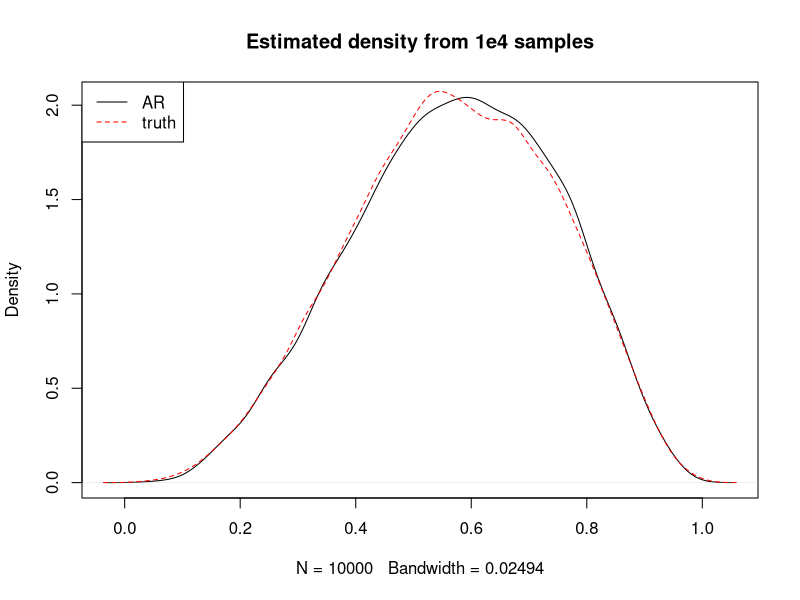
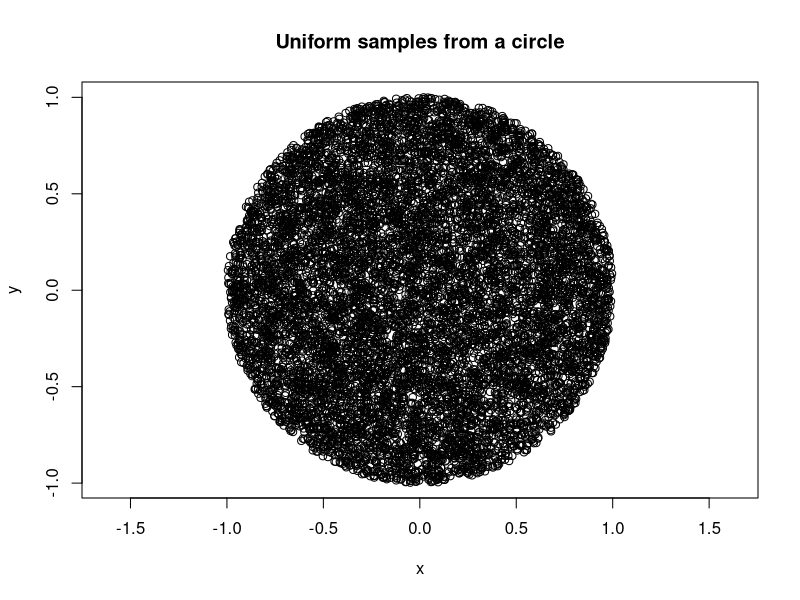

Reproduce these figures in R, in order.
# 1
#########################
## Accept-reject for
## Beta(4,3) distribution
## Using U(0,1) proposal
#########################
set.seed(1)
beta_ar <- function() 
{
  c <- 60 *(3/5)^3 * (2/5)^2 
  accept <- 0
  counter <- 0   # count the number of loop
  while(accept == 0)
  {
    counter <- counter + 1
    
    # fill in the lines of code here to implement
    # ...
    # ...
    U <- runif(1 ,0,1)
    prop <- runif(1,0,1)
    ratio <- dbeta(prop, 4 , 3) / (c * dunif(prop , 0 , 1))
    
    if(U <= ratio)
    {
      accept <- 1
      return(c(prop, counter))
    }
  }
}


### Obtaining 10^4 samples from Beta() distribution
N <- 1e4
samp <- numeric(length = N)
counts <- numeric(length = N)
for(i in 1:N)
{
  rep <- beta_ar()  ## fill in
    samp[i] <-  rep[1] ## fill in
    counts[i] <- rep[2] ## fill in
}

# Make a plot of the estimated density from the samples
# versus the true density
x <- seq(0, 1, length = 500)
plot(density(samp), main = "Estimated density from 1e4 samples")
lines(density(rbeta(1e4 , 4,3))   , col = "red", lty = 2) ## Complete this
legend("topleft", lty = 1:2, col = c("black", "red"), legend = c("AR", "truth"))

# This is c
(c <- 60 *(3/5)^3 * (2/5)^2)

# This is the mean number of loops required
mean(counts)

#They should be almost the same!











# 3

##################################
## Accept-reject for obtaining
## sample uniformlyfrom a standard circle
## using a box as a proposal
##############################
set.seed(1)
circle_ar <- function() 
{
  accept <- 0
  counter <- 0   # count the number of loop
  while(accept == 0)
  {
    counter <- counter + 1
    # Fill code here for accept-reject
    # ...
    # ...
    c <- (4*7) / 22 +1
    x <- runif(1,-1,1)
    y <- runif(1,-1,1)
    prop <- c(x,y)
    
    if( x^2 + y^2 <= 1 ) # fill condition
    {
      accept <- 1
      return(c(prop, counter))
    }
  }
}

# Simulation 10^4 samples from circle
N <- 1e4
samp <- matrix(0, ncol = 2, nrow = N)
counts <- numeric(length = N)
for(i in 1:N)
{
  foo <- circle_ar()  # I use foo as a dummy name
  samp[i,] <- foo[1:2]
  counts[i] <- foo[3]
}


4/pi
# [1] 1.27324
mean(counts)  # should be very close

# Plotting the obtained samples
# no paritcular part of the circle is favored more
# than any other part.
plot(samp[,1], samp[,2], xlab = "x", ylab = "y", 
     main = "Uniform samples from a circle", asp = 1)


# 4

# Probability of acceptance
N <- 1e4
samp <- matrix(0, ncol = 2, nrow = N)
counts <- numeric(length = N)
for(i in 1:N)
{
  foo <- circle_ar()  # I use foo as a dummy name
  samp[i,] <- foo[1:2]
  counts[i] <- foo[3]
}

p <- 1e4 / sum(counts)

pi / 4
# Yes, probability is approximately equal to pi / 4

# 4 (b)
set.seed(1)
pcircle_ar <- function(p) 
{
  accept <- 0
  counter <- 0   # count the number of loop
  while(accept == 0)
  {
    counter <- counter + 1
    # Fill code here for accept-reject
    # ...
    # ...
    c <- (4*7) / 22 +1
    
    prop <- numeric(length = p)
    for (i in 1:p)
    {
      prop[i] <- runif(1, -1,1)
    }
    
    if( norm(prop , type = "2") <= 1 ) # fill condition
    {
      accept <- 1
      return(c(prop, counter))
    }
  }
}
















